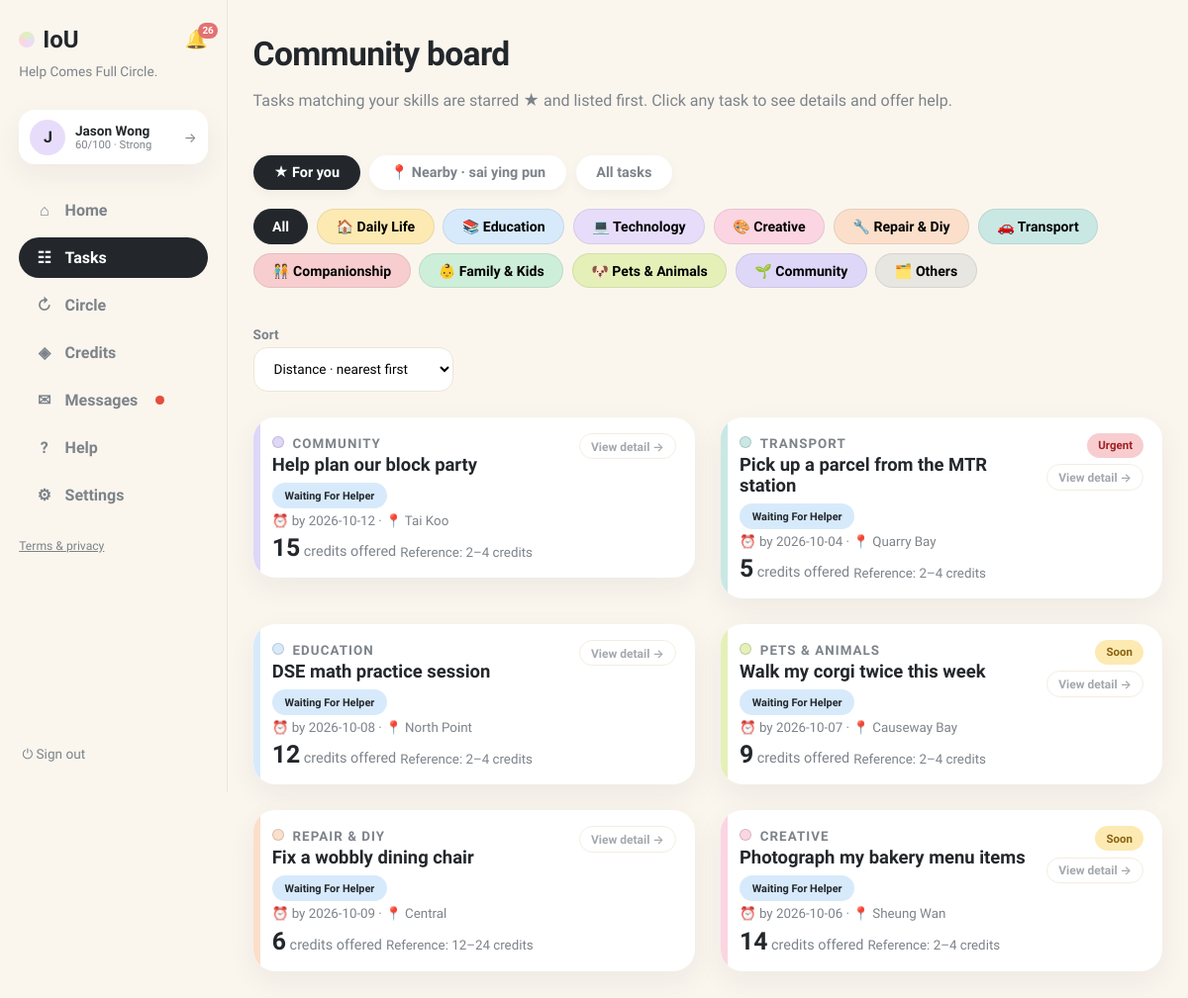
The page /browse (signed in) on the database as committed earlier.
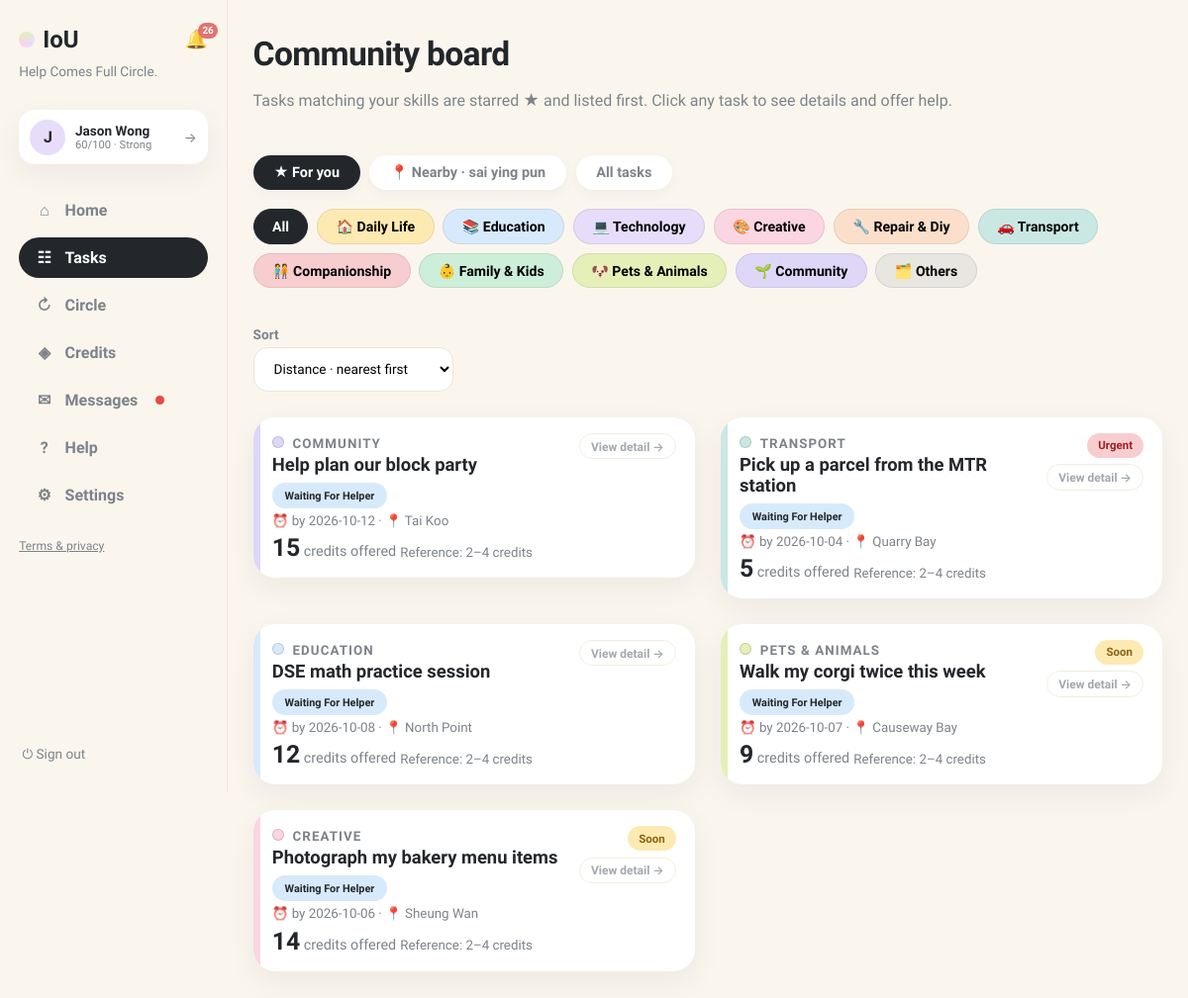
The same page on the database as committed later.
### tables this page shows
CREATE TABLE requests (
                id INTEGER PRIMARY KEY, title TEXT NOT NULL, description TEXT NOT NULL,
                category TEXT NOT NULL, requester_id INTEGER NOT NULL,
                status TEXT NOT NULL DEFAULT 'open', provider_id INTEGER,
                requester_value INTEGER, requester_buffer INTEGER,
                provider_value INTEGER, provider_buffer INTEGER,
                agreed_value INTEGER, negotiation_deadline TEXT,
                effort_minutes INTEGER, complexity INTEGER, quality_score INTEGER,
                completed_at TEXT,
                created_at TEXT NOT NULL, location TEXT, needed_by TEXT, urgency TEXT, meetup_date TEXT, meetup_time TEXT, meetup_location TEXT, preferred_time TEXT, completion_note TEXT, completion_evidence TEXT, confirm_requester INTEGER NOT NULL DEFAULT 0, confirm_provider INTEGER NOT NULL DEFAULT 0, started_at TEXT, provider_completed_at TEXT, requester_confirmed_at TEXT, release_at TEXT, proof_path TEXT, proof_status TEXT, dispute_eligible INTEGER NOT NULL DEFAULT 1, dispute_window_days INTEGER NOT NULL DEFAULT 3, settlement_value INTEGER, circle_id INTEGER, cancel_requested_by INTEGER, cancel_reason TEXT, cancel_compensation INTEGER NOT NULL DEFAULT 0, evidence_required INTEGER NOT NULL DEFAULT 1, duration_minutes INTEGER NOT NULL DEFAULT 0,
                FOREIGN KEY(requester_id) REFERENCES users(id),
                FOREIGN KEY(provider_id) REFERENCES users(id)
            );

### app.py (the view)
@app.get("/browse", response_class=HTMLResponse)
def browse(request: Request):
    user = current_user(request)
    if not user:
        return RedirectResponse("/login", status_code=303)
    with db() as connection:
        requests, recommendations = load_board(connection)
        community_requests = [
            item for item in requests
            if item["requester_id"] != user["id"] and item["provider_id"] is None
            and item["status"] == "open"
        ]
        history = load_history(connection, user["id"])
    user_skills = [s for s in (user["skills"] or "").split(",") if s]
    matched_genres = {g for g, subs in SKILL_TREE.items() if any(s in subs for s in user_skills)}
    matched_ids = {item["id"] for item in community_requests if item["category"] in matched_genres}
    return render(
        request,
        "browse.html",
        page="browse",
        community_requests=community_requests,
        history=history,
        disputes=[],
        recommendations=recommendations,
        task_categories=TASK_CATEGORIES,
        genre_emoji=GENRE_EMOJI,
        matched_ids=matched_ids,
        matched_genres=matched_genres,
        user_area=user["district"] or user["address_id"] or "",
        user_district=(user["district"] or "").strip().lower(),
    )

### templates/browse.html (shortened to what this page needs)
{% extends "base.html" %}
{% block content %}
<header class="page-head">
  <div>
    <h1>Community board</h1>
    <p class="muted">{% if matched_genres %}Tasks matching your skills are starred ★ and listed first. Click any task to see details and offer help.{% else %}Open requests from other residents. <a href="/onboarding/skills?next=/browse">Add your skills</a> to get recommendations.{% endif %}</p>
  </div>
</header>
<div class="board-tabs">
  <button class="btab active" data-view="foryou">★ For you</button>
  <button class="btab" data-view="nearby">📍 Nearby{% if user_district %} · {{ user_district }}{% endif %}</button>
  <button class="btab" data-view="all">All tasks</button>
</div>
<div class="board-controls">
  <div class="filter-row" id="filter-row">
    <button class="filter-chip active" data-filter="all">All</button>
    {% for category in task_categories %}
    <button class="filter-chip cat-{{ category|slug }}" data-filter="{{ category }}">{{ genre_emoji[category] }} {{ category|title }}</button>
    {% endfor %}
  </div>
  <label class="sort-label">Sort
    <select id="sort-select">
      <option value="near">Distance · nearest first</option>
    </select>
  </label>
</div>
<div class="card-grid" id="board">
{% for item in community_requests %}
  <div class="grid-item" data-category="{{ item.category }}" data-credits="{{ item.requester_value }}" data-effort="{{ item.effort_minutes or 30 }}" data-near="{{ 1 if item.location and user_district and item.location.strip().lower() == user_district else 0 }}" data-match="{{ 1 if item.id in matched_ids else 0 }}" data-id="{{ item.id }}">{% include "browse_card.html" %}</div>
{% else %}
  <div class="card empty-card"><p class="empty">No open requests from other residents right now. Check back soon.</p></div>
{% endfor %}
</div>
{% endblock %}

### templates/browse_card.html (shortened to what this page needs)
<article class="card request-card browse-card cat-{{ item.category|slug }}">
  <a class="browse-card-link" href="/requests/{{ item.id }}">
    <div class="row">
      <div class="card-head">
        <span class="cat-dot cat-{{ item.category|slug }}"></span>
        <small class="cat-name">{{ item.category }}</small>
        <h2>{{ item.title }}
          <span class="status s-{{ item.status }}">{{ status_labels[item.status] if status_labels is defined and item.status in status_labels else item.status.replace('_',' ') }}</span>
        </h2>
        <small class="muted browse-meta">
          {% if item.preferred_time %}🕒 {{ item.preferred_time|replace('T',' ') }}{% elif item.needed_by %}⏰ by {{ item.needed_by }}{% endif %}
          {% if item.location %} · 📍 {{ item.location }}{% endif %}
        </small>
        <span class="browse-offer"><b>{{ item.requester_value }}</b> credits offered</span>
        {% if recommendations is defined and item.id in recommendations %}
        <small class="muted">Reference: {{ recommendations[item.id].range[0] }}–{{ recommendations[item.id].range[1] }} credits</small>
        {% endif %}
      </div>
      <div class="badge-col">
        {% if item.urgency and item.urgency != 'flexible' %}<span class="urgency urgency-{{ item.urgency }}">{{ item.urgency }}</span>{% endif %}
        <span class="btn-ghost btn-sm browse-view">View detail →</span>
      </div>
    </div>
  </a>
</article>

Rows that differ between the two databases and show on the page:
no longer on this page (row edited): requests: category "REPAIR & DIY", title "Fix a wobbly dining chair", status "Waiting For Helper", needed_by "2026-10-09", location "Central", requester_value "6", recommendations "12", recommendations "24"
